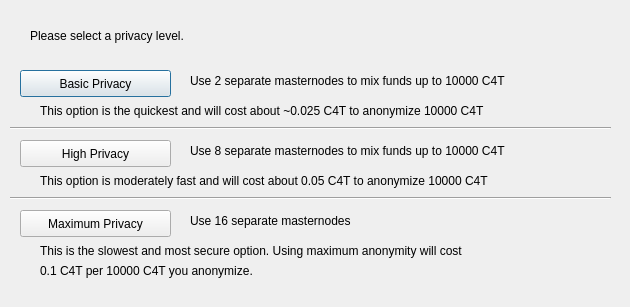
<?xml version="1.0" encoding="UTF-8"?>
<ui version="4.0">
 <class>ObfuscationConfig</class>
 <widget class="QDialog" name="ObfuscationConfig">
  <property name="geometry">
   <rect>
    <x>0</x>
    <y>0</y>
    <width>630</width>
    <height>307</height>
   </rect>
  </property>
  <property name="windowTitle">
   <string>Configure Obfuscation</string>
  </property>
  <widget class="QPushButton" name="buttonBasic">
   <property name="geometry">
    <rect>
     <x>20</x>
     <y>70</y>
     <width>151</width>
     <height>27</height>
    </rect>
   </property>
   <property name="text">
    <string>Basic Privacy</string>
   </property>
  </widget>
  <widget class="QPushButton" name="buttonHigh">
   <property name="geometry">
    <rect>
     <x>20</x>
     <y>140</y>
     <width>151</width>
     <height>27</height>
    </rect>
   </property>
   <property name="text">
    <string>High Privacy</string>
   </property>
  </widget>
  <widget class="QPushButton" name="buttonMax">
   <property name="geometry">
    <rect>
     <x>20</x>
     <y>210</y>
     <width>151</width>
     <height>27</height>
    </rect>
   </property>
   <property name="text">
    <string>Maximum Privacy</string>
   </property>
  </widget>
  <widget class="QLabel" name="label">
   <property name="geometry">
    <rect>
     <x>30</x>
     <y>20</y>
     <width>571</width>
     <height>31</height>
    </rect>
   </property>
   <property name="text">
    <string>Please select a privacy level.</string>
   </property>
  </widget>
  <widget class="QLabel" name="label_2">
   <property name="geometry">
    <rect>
     <x>190</x>
     <y>70</y>
     <width>421</width>
     <height>21</height>
    </rect>
   </property>
   <property name="text">
    <string>Use 2 separate masternodes to mix funds up to 10000 C4T</string>
   </property>
  </widget>
  <widget class="QLabel" name="label_3">
   <property name="geometry">
    <rect>
     <x>190</x>
     <y>140</y>
     <width>411</width>
     <height>21</height>
    </rect>
   </property>
   <property name="text">
    <string>Use 8 separate masternodes to mix funds up to 10000 C4T</string>
   </property>
  </widget>
  <widget class="QLabel" name="label_4">
   <property name="geometry">
    <rect>
     <x>190</x>
     <y>210</y>
     <width>421</width>
     <height>21</height>
    </rect>
   </property>
   <property name="text">
    <string>Use 16 separate masternodes</string>
   </property>
  </widget>
  <widget class="QLabel" name="label_6">
   <property name="geometry">
    <rect>
     <x>40</x>
     <y>100</y>
     <width>561</width>
     <height>21</height>
    </rect>
   </property>
   <property name="text">
    <string>This option is the quickest and will cost about ~0.025 C4T to anonymize 10000 C4T</string>
   </property>
  </widget>
  <widget class="QLabel" name="label_7">
   <property name="geometry">
    <rect>
     <x>40</x>
     <y>170</y>
     <width>561</width>
     <height>21</height>
    </rect>
   </property>
   <property name="text">
    <string>This option is moderately fast and will cost about 0.05 C4T to anonymize 10000 C4T</string>
   </property>
  </widget>
  <widget class="QLabel" name="label_8">
   <property name="geometry">
    <rect>
     <x>40</x>
     <y>240</y>
     <width>561</width>
     <height>21</height>
    </rect>
   </property>
   <property name="text">
    <string>This is the slowest and most secure option. Using maximum anonymity will cost</string>
   </property>
  </widget>
  <widget class="QLabel" name="label_9">
   <property name="geometry">
    <rect>
     <x>40</x>
     <y>260</y>
     <width>561</width>
     <height>21</height>
    </rect>
   </property>
   <property name="text">
    <string>0.1 C4T per 10000 C4T you anonymize.</string>
   </property>
  </widget>
  <widget class="Line" name="line">
   <property name="geometry">
    <rect>
     <x>10</x>
     <y>120</y>
     <width>601</width>
     <height>16</height>
    </rect>
   </property>
   <property name="orientation">
    <enum>Qt::Horizontal</enum>
   </property>
  </widget>
  <widget class="Line" name="line_2">
   <property name="geometry">
    <rect>
     <x>10</x>
     <y>190</y>
     <width>601</width>
     <height>16</height>
    </rect>
   </property>
   <property name="orientation">
    <enum>Qt::Horizontal</enum>
   </property>
  </widget>
 </widget>
 <resources/>
 <connections/>
</ui>
